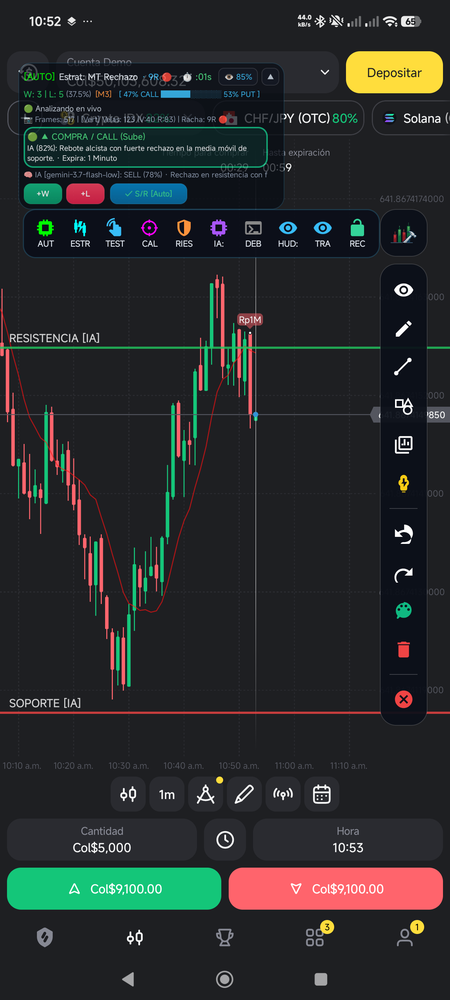
#> input picture screen_live.png, 450 x 1000 px, shrunk from 1220 x 2712 before the run, found by its file name
$ python test_va.py
#> lines starting #> are read from the running program, lines starting #| are printed output that depends on the picture; after the words box and inside, x2 and y2 are one past the last pixel; in counts of white or black regions, pixels touching at a corner belong together
from PIL import Image
import numpy as np

img = Image.open("C:/Users/heidy/Tradedraw/screen_live.png").convert("RGB")
w, h = img.size
#> w = 450; h = 1000
print(f"Image size: {w}x{h}")
#| Image size: 450x1000

# Test Buy button detection in portrait
xMin, xMax = int(w * 0.05), int(w * 0.48)
#> xMin = 22; xMax = 216
yMin, yMax = int(h * 0.80), int(h * 0.98)
#> yMin = 800; yMax = 980

pixels = np.array(img)
crop_buy = pixels[yMin:yMax, xMin:xMax]

r = crop_buy[:, :, 0].astype(int)
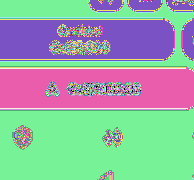
#> r: shape (180, 194) int64; 256 distinct labels, from 0 to 255; one colour per label, 0 black
g = crop_buy[:, :, 1].astype(int)
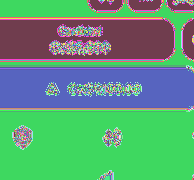
#> g: shape (180, 194) int64; 247 distinct labels, from 3 to 255; one colour per label, 0 black
b = crop_buy[:, :, 2].astype(int)
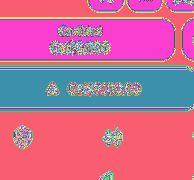
#> b: shape (180, 194) int64; 246 distinct labels, from 7 to 255; one colour per label, 0 black

mask_buy = (g > 140) & (r < 100) & (b < 170) & ((g - r) > 45)
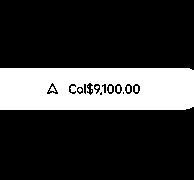
#> mask_buy: shape (180, 194) bool; 22.2% white; 10 white regions (8 under 20 px), largest, box (x1, y1, x2, y2) and area: (0, 68, 194, 110) 7638, (49, 86, 56, 92) 20
pts_y, pts_x = np.where(mask_buy)
#> pts_y = 7754 values from 68 to 109; pts_x = 7754 values, max 193 at index 575, min 0 at index 0, mean 96.18

if len(pts_x) > 15:
    cx = xMin + np.mean(pts_x)
#> cx = 118.2
    cy = yMin + np.mean(pts_y)
#> cy = 888.5
    print(f"BUY Button detected at: ({cx:.1f}, {cy:.1f}) [{len(pts_x)} px]")
#| BUY Button detected at: (118.2, 888.5) [7754 px]
else:
    print(f"BUY Button NOT detected ({len(pts_x)} px)")

# Test Sell button detection
xMin_s, xMax_s = int(w * 0.52), int(w * 0.95)
#> xMin_s = 234; xMax_s = 427
crop_sell = pixels[yMin:yMax, xMin_s:xMax_s]
r_s = crop_sell[:, :, 0].astype(int)
#> r_s: shape (180, 193) int64; 229 distinct labels, from 2 to 255
g_s = crop_sell[:, :, 1].astype(int)
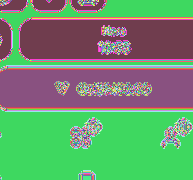
#> g_s: shape (180, 193) int64; 245 distinct labels, from 3 to 255; one colour per label, 0 black
b_s = crop_sell[:, :, 2].astype(int)
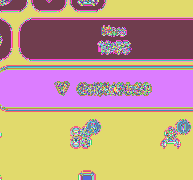
#> b_s: shape (180, 193) int64; 242 distinct labels, from 8 to 255; one colour per label, 0 black

mask_sell = (r_s > 180) & (g_s < 140) & (b_s < 140) & ((r_s - g_s) > 55)
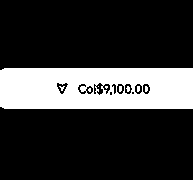
#> mask_sell: shape (180, 193) bool; 21.5% white; 9 white regions (8 under 20 px), largest, box (x1, y1, x2, y2) and area: (0, 68, 193, 109) 7381
pts_sy, pts_sx = np.where(mask_sell)
#> pts_sy = 7481 values from 68 to 108; pts_sx = 7481 values, max 192 at index 188, min 0 at index 380, mean 95.55

if len(pts_sx) > 15:
    cx_s = xMin_s + np.mean(pts_sx)
#> cx_s = 329.6
    cy_s = yMin + np.mean(pts_sy)
#> cy_s = 888
    print(f"SELL Button detected at: ({cx_s:.1f}, {cy_s:.1f}) [{len(pts_sx)} px]")
#| SELL Button detected at: (329.6, 888.0) [7481 px]
else:
    print(f"SELL Button NOT detected ({len(pts_sx)} px)")
